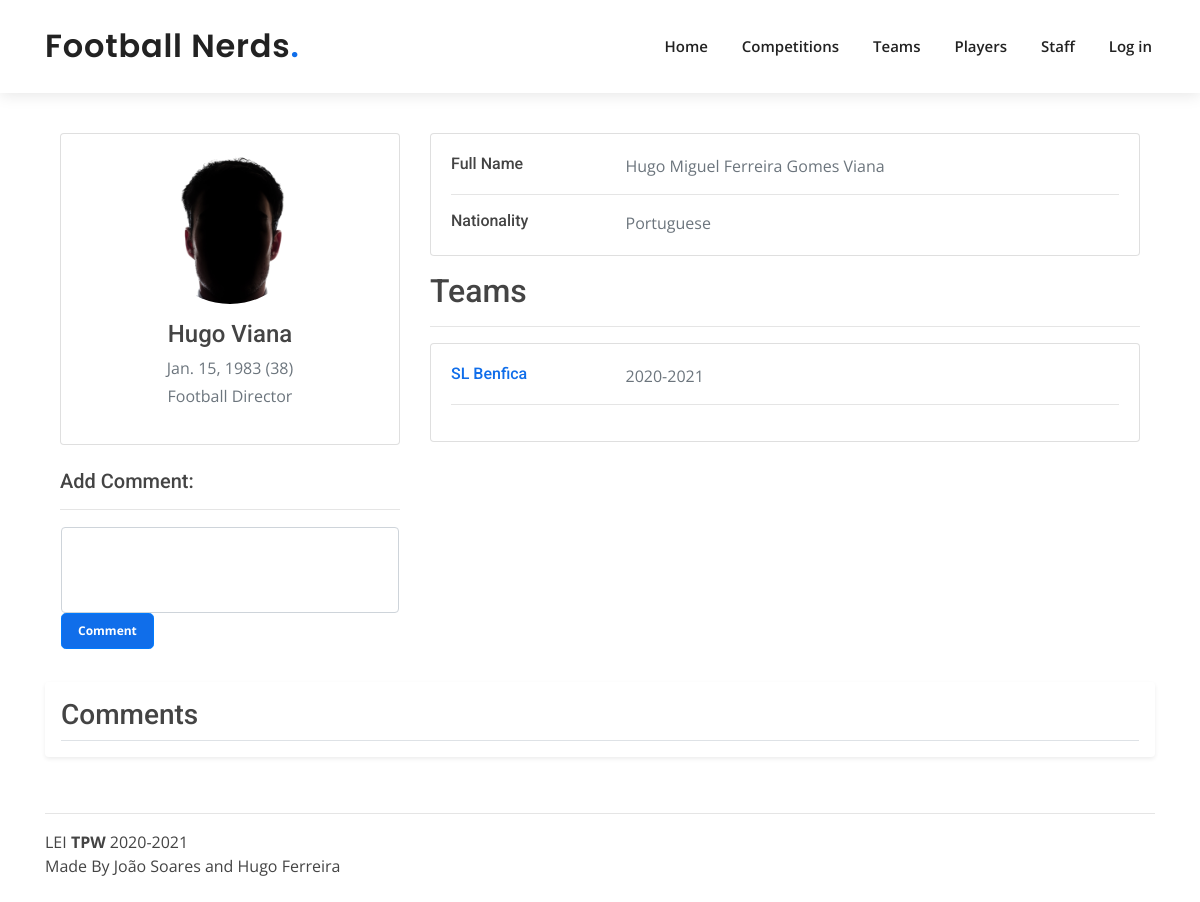
Screenshot of /staff/23 with the database file from the repository.
### app/models.py (models this page shows, shortened)
class Staff(models.Model):
    full_name = models.CharField(max_length=120)
    name = models.CharField(max_length=90)
    birthday = models.DateField()
    nationality = models.CharField(max_length=70)
    function = models.CharField(max_length=70)
    staff_img = models.ImageField(upload_to=staffdir, default="staff/default_staff.png")

class Team(models.Model):
    full_name = models.CharField(max_length=70)
    name = models.CharField(max_length=70)
    abreviated_name = models.CharField(max_length=4)
    founding_year = models.IntegerField()
    club_badge_img = models.ImageField(upload_to=teamdir, default="teams/default_club.png")
    city = models.CharField(max_length=20)
    country = models.CharField(max_length=20)
    players = models.ManyToManyField(Player, through='PlayerPlaysFor')
    formation = models.CharField(max_length=5, validators=[RegexValidator(
        regex='[0-9]{1}-[0-9]{1}-[0-9]{1}',
        message='Season must follow the format number-number-number',
        code='invalid_formation'
    )])

class StaffManages(models.Model):
    staff = models.ForeignKey(Staff, on_delete=models.CASCADE)
    team = models.ForeignKey(Team, on_delete=models.CASCADE)
    season = models.CharField(max_length=9, validators=[RegexValidator(
        regex='[0-9]{4}-[0-9]{4}',
        message='Season must follow the format year-year',
        code='invalid_season'
    )])

### app/views.py (the view, shortened to what this page needs)
# urls.py: path('staff/<int:id>', views.staff_details, name='staff_details'),
def staff_details(request, id):
    if request.user.username == 'admin':
        deleteeditbbt = True
    else:
        deleteeditbbt = False
    try:
        t_parms = {
            'staff': Staff.objects.get(id=id),
            'teams': Team.objects.filter(staffmanages__staff_id=id),
            'seasons': StaffManages.objects.filter(staff_id=id),
            'age': int((datetime.date.today() - Staff.objects.get(id=id).birthday).days / 365),
            'formComment': MakeCommentForm(),
            'comments': CommentStaff.objects.filter(staff_id=id),
            'deleteeditbbt': deleteeditbbt
        }
        return render(request, 'staff_details.html', t_parms)
    except:
        return error_render(request, 404, "Staff not Found")

### app/forms.py
class MakeCommentForm(forms.Form):
    comment = forms.CharField(widget=forms.Textarea, label='Add Comment')
    fields = ('comment')
    def __init__(self, *args, **kwargs):
        super().__init__(*args, **kwargs)
        for myField in self.fields:
            self.fields[myField].widget.attrs['rows'] = 3
            self.fields[myField].widget.attrs['class'] = 'form-control'
            self.fields[myField].widget.attrs['style'] = 'resize:none'

### templates/staff_details.html (shortened to what this page needs)
{% extends 'layout.html' %}
{% load static %}
{% block content %}
<div class="container" style="padding-top: 40px">
    <div class="main-body">
          <div class="row gutters-sm">
            <div class="col-md-4 mb-3">
              <div class="card">
                <div class="card-body">
                  <div class="d-flex flex-column align-items-center text-center">
                    <img src="{% static 'img/' %}{{ staff.staff_img.url }}" alt="Admin" class="rounded-circle" width="150" height="150">
                    <div class="mt-3">
                      <h4>{{ staff.name }}</h4>
                      <p class="text-secondary mb-1">{{ staff.birthday }} ({{ age }})</p>
                      <p class="text-muted font-size-sm">{{ staff.function }}</p>
                    </div>
                  </div>
                </div>
              </div>
                <br>
                <h5>{{ formComment.comment.label}}:</h5>
                <hr>
                  <div class="card mt-3" style="border-color: white">
                      <form action="{% url 'staff' %}{{ staff.id }}" method="post">
                          {{ formComment.comment }}
                          <button style="background: #106eea;font-size: 12px; font-weight: bolder;" type="submit" class="btn btn-primary btn-lg">Comment</button>
                      </form>
                  </div>
            </div>
            <div class="col-md-8">
              <div class="card mb-3">
                <div class="card-body">
                  <div class="row">
                    <div class="col-sm-3">
                      <h6 class="mb-0">Full Name</h6>
                    </div>
                    <div class="col-sm-9 text-secondary">
                        {{staff.full_name}}
                    </div>
                  </div>
                  <hr>
                  <div class="row">
                    <div class="col-sm-3">
                      <h6 class="mb-0">Nationality</h6>
                    </div>
                    <div class="col-sm-9 text-secondary">
                        {{staff.nationality}}
                    </div>
                  </div>
                </div>
              </div>
                    <h2>Teams</h2>
                    <hr>
                    <div class="card mb-3">
                <div class="card-body">
                    {% for team in teams %}
                    {% for sea in seasons %}
                  <div class="row">
                    <div class="col-sm-3">
                      <a href="{% url 'teams' %}{{ team.id }}"><h6 class="mb-0">{{ team.name}}</h6></a>
                    </div>
                    <div class="col-sm-9 text-secondary">
                        {% if sea.team.id == team.id %}
                        {{sea.season}}
                        {% endif %}
                    </div>
                  </div>
                        <hr>
                    {% endfor %}
                    {% endfor %}
                  </div>
                </div>
                </div>
                </div>
            </div>
          </div>
          <div class="my-3 p-3 bg-body rounded shadow-sm">
            <h3 class="border-bottom pb-2 mb-0">Comments</h3>
            </div>
          </div>
{% endblock %}

### app/static/css/style.css (style rules this page uses)
body { font-family: "Open Sans", sans-serif; color: #444444; }
a { color: #106eea; }
h1, h2, h3, h4, h5, h6 { font-family: "Roboto", sans-serif; }

### rows the page displays
Staff: staff_img (placeholder picture), name "Hugo Viana", birthday "Jan. 15, 1983", function "Football Director", full_name "Hugo Miguel Ferreira Gomes Viana", nationality "Portuguese"
Team: name "SL Benfica"
StaffManages: season "2020-2021"

### other values shown
{{ age }} "38"
